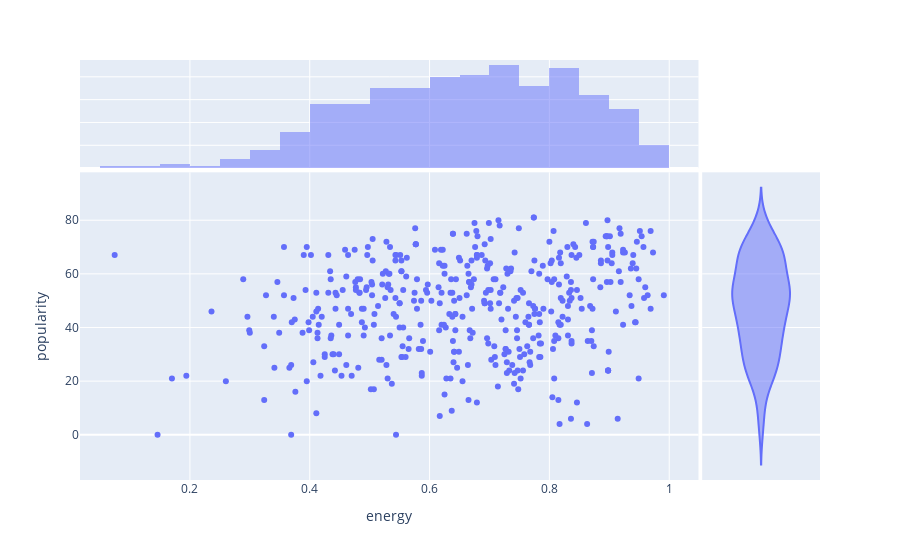

Write notebook code for a chart like this one.
### Code cell
fig = px.scatter(df_99, x='energy', y='popularity', marginal_x='histogram', marginal_y='violin')
fig.show()

### Figure 1 — Plotly figure (JSON) as saved in the notebook; plotly's stock layout.template omitted (floating-point values rounded to 4 significant figures; data arrays with more than 128 entries replaced by an {"elided": "..."} marker saying what was removed)
{"data": [{"hovertemplate": "energy=%{x}<br>popularity=%{y}<extra></extra>", "legendgroup": "", "marker": {"color": "#636efa", "symbol": "circle"}, "mode": "markers", "name": "", "orientation": "v", "showlegend": false, "type": "scatter", "x": {"elided": "434 float values"}, "xaxis": "x", "y": {"elided": "434 int values"}, "yaxis": "y"}, {"alignmentgroup": "True", "bingroup": "x", "hovertemplate": "energy=%{x}<br>count=%{y}<extra></extra>", "legendgroup": "", "marker": {"color": "#636efa"}, "name": "", "offsetgroup": "", "opacity": 0.5, "showlegend": false, "type": "histogram", "x": {"elided": "434 float values"}, "xaxis": "x3", "yaxis": "y3"}, {"alignmentgroup": "True", "hovertemplate": "popularity=%{y}<extra></extra>", "legendgroup": "", "marker": {"color": "#636efa", "symbol": "circle"}, "name": "", "offsetgroup": "", "scalegroup": "y", "showlegend": false, "type": "violin", "xaxis": "x2", "y": {"elided": "434 int values"}, "yaxis": "y2"}], "layout": {"barmode": "overlay", "legend": {"tracegroupgap": 0}, "margin": {"t": 60}, "xaxis": {"anchor": "y", "domain": [0, 0.8358], "title": {"text": "energy"}}, "xaxis2": {"anchor": "y2", "domain": [0.8408, 1], "matches": "x2", "showgrid": false, "showline": false, "showticklabels": false, "ticks": ""}, "xaxis3": {"anchor": "y3", "domain": [0, 0.8358], "matches": "x", "showgrid": true, "showticklabels": false}, "xaxis4": {"anchor": "y4", "domain": [0.8408, 1], "matches": "x2", "showgrid": false, "showline": false, "showticklabels": false, "ticks": ""}, "yaxis": {"anchor": "x", "domain": [0, 0.7326], "title": {"text": "popularity"}}, "yaxis2": {"anchor": "x2", "domain": [0, 0.7326], "matches": "y", "showgrid": true, "showticklabels": false}, "yaxis3": {"anchor": "x3", "domain": [0.7426, 1], "matches": "y3", "showgrid": true, "showline": false, "showticklabels": false, "ticks": ""}, "yaxis4": {"anchor": "x4", "domain": [0.7426, 1], "matches": "y3", "showgrid": true, "showline": false, "showticklabels": false, "ticks": ""}}}
